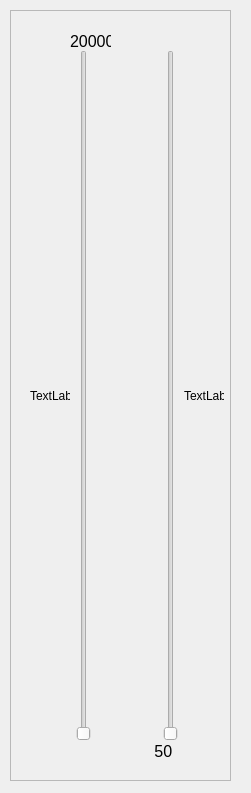
<?xml version="1.0" encoding="UTF-8"?>
<ui version="4.0">
 <class>Form</class>
 <widget class="QWidget" name="Form">
  <property name="geometry">
   <rect>
    <x>0</x>
    <y>0</y>
    <width>251</width>
    <height>793</height>
   </rect>
  </property>
  <property name="windowTitle">
   <string>Form</string>
  </property>
  <widget class="QFrame" name="frame">
   <property name="geometry">
    <rect>
     <x>10</x>
     <y>10</y>
     <width>221</width>
     <height>771</height>
    </rect>
   </property>
   <property name="frameShape">
    <enum>QFrame::StyledPanel</enum>
   </property>
   <property name="frameShadow">
    <enum>QFrame::Raised</enum>
   </property>
   <widget class="QWidget" name="layoutWidget">
    <property name="geometry">
     <rect>
      <x>20</x>
      <y>40</y>
      <width>194</width>
      <height>691</height>
     </rect>
    </property>
    <layout class="QHBoxLayout" name="horizontalLayout">
     <item>
      <widget class="QLabel" name="high_limit_value">
       <property name="minimumSize">
        <size>
         <width>40</width>
         <height>0</height>
        </size>
       </property>
       <property name="maximumSize">
        <size>
         <width>40</width>
         <height>16777215</height>
        </size>
       </property>
       <property name="text">
        <string>TextLabel</string>
       </property>
      </widget>
     </item>
     <item>
      <widget class="QSlider" name="high_limit_slider">
       <property name="maximum">
        <number>20000</number>
       </property>
       <property name="orientation">
        <enum>Qt::Vertical</enum>
       </property>
      </widget>
     </item>
     <item>
      <spacer name="horizontalSpacer">
       <property name="orientation">
        <enum>Qt::Horizontal</enum>
       </property>
       <property name="sizeHint" stdset="0">
        <size>
         <width>80</width>
         <height>20</height>
        </size>
       </property>
      </spacer>
     </item>
     <item>
      <widget class="QSlider" name="low_limit_slider">
       <property name="minimum">
        <number>50</number>
       </property>
       <property name="orientation">
        <enum>Qt::Vertical</enum>
       </property>
      </widget>
     </item>
     <item>
      <widget class="QLabel" name="low_limit_value">
       <property name="sizePolicy">
        <sizepolicy hsizetype="Fixed" vsizetype="Preferred">
         <horstretch>20</horstretch>
         <verstretch>0</verstretch>
        </sizepolicy>
       </property>
       <property name="minimumSize">
        <size>
         <width>40</width>
         <height>0</height>
        </size>
       </property>
       <property name="maximumSize">
        <size>
         <width>40</width>
         <height>16777215</height>
        </size>
       </property>
       <property name="text">
        <string>TextLabel</string>
       </property>
      </widget>
     </item>
    </layout>
   </widget>
   <widget class="QLabel" name="max_high_limit">
    <property name="geometry">
     <rect>
      <x>60</x>
      <y>20</y>
      <width>41</width>
      <height>22</height>
     </rect>
    </property>
    <property name="font">
     <font>
      <pointsize>12</pointsize>
     </font>
    </property>
    <property name="text">
     <string>200000</string>
    </property>
   </widget>
   <widget class="QLabel" name="min_low_limit">
    <property name="geometry">
     <rect>
      <x>140</x>
      <y>730</y>
      <width>31</width>
      <height>22</height>
     </rect>
    </property>
    <property name="font">
     <font>
      <pointsize>12</pointsize>
     </font>
    </property>
    <property name="text">
     <string> 50</string>
    </property>
   </widget>
  </widget>
 </widget>
 <resources/>
 <connections/>
</ui>
